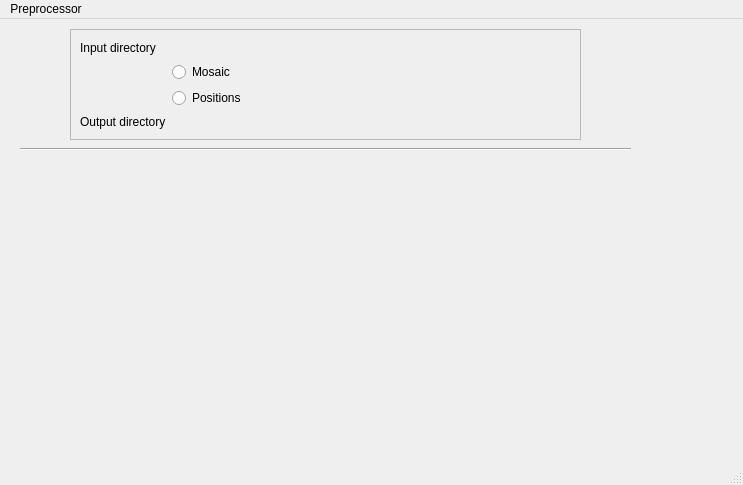
<?xml version="1.0" encoding="UTF-8"?>
<ui version="4.0">
 <class>MainWindow</class>
 <widget class="QMainWindow" name="MainWindow">
  <property name="geometry">
   <rect>
    <x>0</x>
    <y>0</y>
    <width>743</width>
    <height>485</height>
   </rect>
  </property>
  <property name="windowTitle">
   <string>MainWindow</string>
  </property>
  <widget class="QWidget" name="centralwidget">
   <widget class="Line" name="line">
    <property name="geometry">
     <rect>
      <x>20</x>
      <y>120</y>
      <width>611</width>
      <height>20</height>
     </rect>
    </property>
    <property name="sizePolicy">
     <sizepolicy hsizetype="Expanding" vsizetype="Fixed">
      <horstretch>0</horstretch>
      <verstretch>0</verstretch>
     </sizepolicy>
    </property>
    <property name="orientation">
     <enum>Qt::Horizontal</enum>
    </property>
   </widget>
   <widget class="QFrame" name="frame">
    <property name="geometry">
     <rect>
      <x>70</x>
      <y>10</y>
      <width>511</width>
      <height>111</height>
     </rect>
    </property>
    <property name="frameShape">
     <enum>QFrame::StyledPanel</enum>
    </property>
    <property name="frameShadow">
     <enum>QFrame::Raised</enum>
    </property>
   </widget>
   <widget class="QWidget" name="">
    <property name="geometry">
     <rect>
      <x>80</x>
      <y>20</y>
      <width>491</width>
      <height>91</height>
     </rect>
    </property>
    <layout class="QGridLayout" name="gridLayout">
     <item row="1" column="1">
      <widget class="QRadioButton" name="radioButton">
       <property name="text">
        <string>Mosaic</string>
       </property>
      </widget>
     </item>
     <item row="3" column="0">
      <widget class="QLabel" name="label_2">
       <property name="text">
        <string>Output directory</string>
       </property>
      </widget>
     </item>
     <item row="0" column="1">
      <widget class="QLabel" name="labelInputDir">
       <property name="sizePolicy">
        <sizepolicy hsizetype="Expanding" vsizetype="Preferred">
         <horstretch>0</horstretch>
         <verstretch>0</verstretch>
        </sizepolicy>
       </property>
       <property name="text">
        <string/>
       </property>
      </widget>
     </item>
     <item row="0" column="0">
      <widget class="QLabel" name="label">
       <property name="text">
        <string>Input directory</string>
       </property>
      </widget>
     </item>
     <item row="3" column="1">
      <widget class="QLabel" name="labelOutputDir">
       <property name="sizePolicy">
        <sizepolicy hsizetype="Expanding" vsizetype="Preferred">
         <horstretch>0</horstretch>
         <verstretch>0</verstretch>
        </sizepolicy>
       </property>
       <property name="text">
        <string/>
       </property>
      </widget>
     </item>
     <item row="2" column="1">
      <widget class="QRadioButton" name="radioButton_2">
       <property name="text">
        <string>Positions</string>
       </property>
      </widget>
     </item>
    </layout>
   </widget>
  </widget>
  <widget class="QMenuBar" name="menubar">
   <property name="geometry">
    <rect>
     <x>0</x>
     <y>0</y>
     <width>743</width>
     <height>22</height>
    </rect>
   </property>
   <widget class="QMenu" name="menuPreprocessor">
    <property name="title">
     <string>Preprocessor</string>
    </property>
    <addaction name="actionClose"/>
   </widget>
   <addaction name="menuPreprocessor"/>
  </widget>
  <widget class="QStatusBar" name="statusbar"/>
  <action name="actionClose">
   <property name="text">
    <string>Close</string>
   </property>
  </action>
 </widget>
 <resources/>
 <connections/>
</ui>
